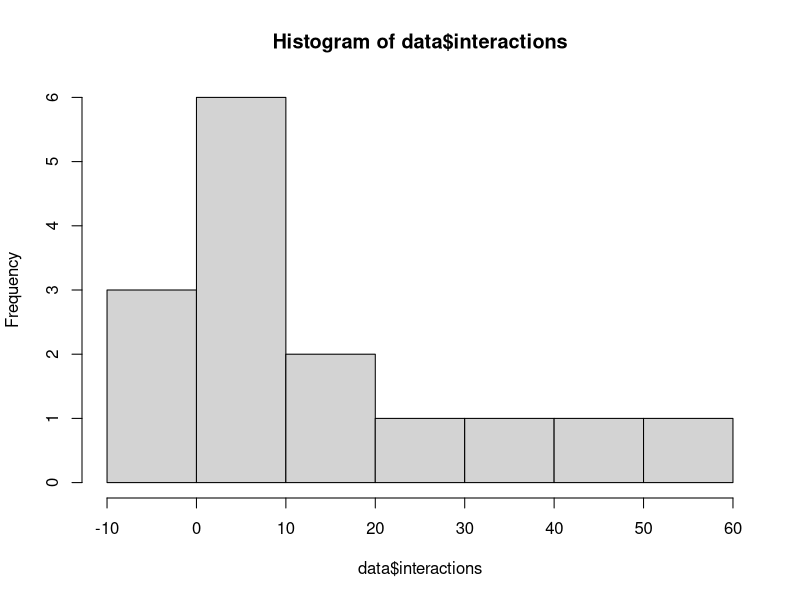
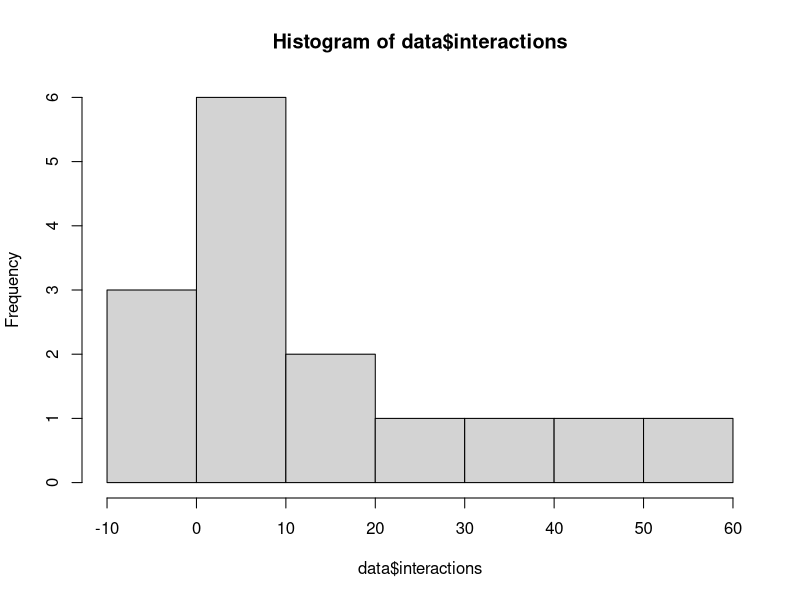

The R source for these figures, in order:
data <- read.table(file = './data/chr20.tsv', sep = '\t', header = TRUE)
png("plot1.png", width = 480, height = 480, units = "px", bg = "white")
plot(hist(data$interactions))
dev.off()
